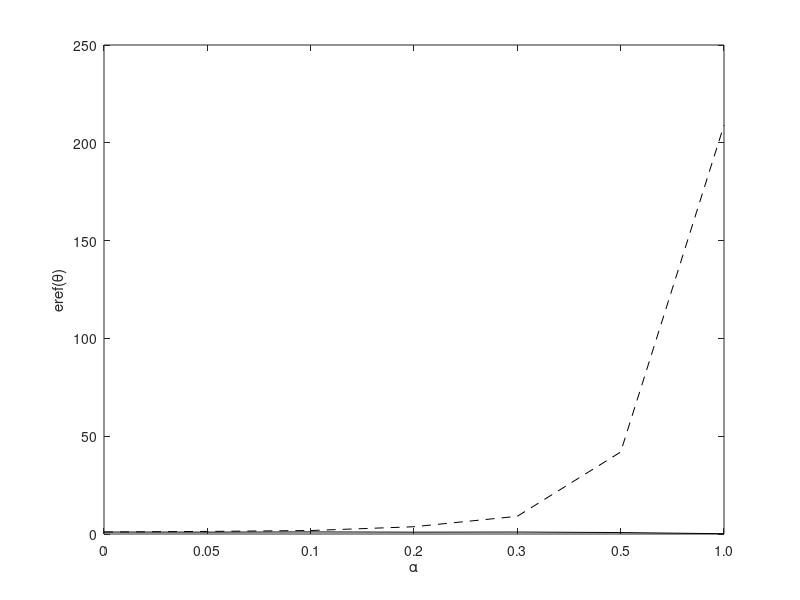

This figure's MATLAB source: (Note: this script raises an error after producing the figure.)
figure(1)
mu = [1 0.951 1.07 0.932 1.005 0.738 0.145];
sigma = [ 1 1.319 1.780 3.712 9.057 41.931 208.991];
plot(1:7,mu,'k-');
hold on
plot(1:7,sigma,'k--')
hold off
set(gca,'XTickLabel',{'0', '0.05','0.1','0.2','0.3','0.5','1.0'});
xlabel('\alpha');
ylabel('eref(\theta)');
legend('\theta = \mu', '\theta = \lambda',2)


figure(2)
hold on
IFm = inline('(1+a)^(3/2) * (x-m) * exp(-a/2 * (x-m)^2)'); % IF(x,mu)
x = 0:0.1:5;
IF = zeros(size(x));

a = 0;
m = 0;
for k=1:length(x)
    IF(k) = IFm(a,m,x(k));
end
plot(x,IF,'k')
% a = 0.05;
% for k=1:length(x)
%     IF(k) = IFm(a,m,x(k));
% end
% plot(x,IF,'k--')
a = 0.1;
for k=1:length(x)
    IF(k) = IFm(a,m,x(k));
end
plot(x,IF,'k--')
% a = 0.2;
% for k=1:length(x)
%     IF(k) = IFm(a,m,x(k));
% end
% plot(x,IF,'k:')
a = 0.3;
for k=1:length(x)
    IF(k) = IFm(a,m,x(k));
end
plot(x,IF,'k:')%,'LineWidth',2)
% a = 0.5;
% for k=1:length(x)
%     IF(k) = IFm(a,m,x(k));
% end
% plot(x,IF,'k--','LineWidth',2)
a = 1;
for k=1:length(x)
    IF(k) = IFm(a,m,x(k));
end
plot(x,IF,'k-.')%,'LineWidth',2)
hold off
legend('\alpha = 0 (MLE)',...
    ...'\alpha = 0.05',
    '\alpha = 0.1',...
    ...'\alpha = 0.2',
    '\alpha = 0.3',...
    ...'\alpha = 0.5',
    '\alpha = 1', 2)
xlabel('x')



figure(3)
hold on
IFl = inline('(1+a)^(2) * (-l + (1+a) * x)*exp(-a*x/l)'); % IF(x,lambda)
x = 0:0.1:10;
IF = zeros(size(x));
a = 0;
m = 1;
for k=1:length(x)
    IF(k) = IFl(a,m,x(k));
end
plot(x,IF,'k')
% a = 0.05;
% for k=1:length(x)
%     IF(k) = IFl(a,m,x(k));
% end
% plot(x,IF,'k--')
a = 0.1;
for k=1:length(x)
    IF(k) = IFl(a,m,x(k));
end
plot(x,IF,'k--')
% a = 0.2;
% for k=1:length(x)
%     IF(k) = IFl(a,m,x(k));
% end
% plot(x,IF,'k:')
a = 0.3;
for k=1:length(x)
    IF(k) = IFl(a,m,x(k));
end
plot(x,IF,'k:')%,'LineWidth',2)
% a = 0.5;
% for k=1:length(x)
%     IF(k) = IFl(a,m,x(k));
% end
% plot(x,IF,'k--','LineWidth',2)
a = 1;
for k=1:length(x)
    IF(k) = IFl(a,m,x(k));
end
plot(x,IF,'k-.')%,'LineWidth',2)
hold off
legend('\alpha = 0 (MLE)',...
    ...'\alpha = 0.05',
    '\alpha = 0.1',...
    ...'\alpha = 0.2',
    '\alpha = 0.3',...
    ...'\alpha = 0.5',
   '\alpha = 1', 2);
xlabel('x')